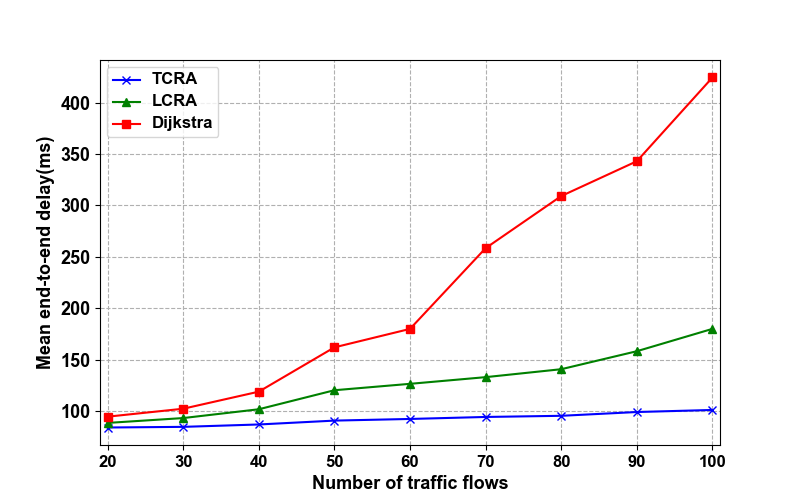

Reproduce this figure in Python.
import numpy as np
import matplotlib.pyplot as plt

plt.rcParams['font.sans-serif'] = ['Arial']  # 如果要显示中文字体,则在此处设为：SimHei
plt.rcParams['axes.unicode_minus'] = False  # 显示负号

x = np.array([1, 2, 3, 4, 5, 6, 7, 8, 9])

delay_A = np.array([83.14832513739559, 84.18998341122571, 86.09493378425017, 87.90097260022615, 88.53483198286916, 90.0307558698184, 90.15094431847919, 92.75835863347007, 93.98914278050097])
delay_B = np.array([83.8730084267728, 84.35792407896753, 86.88189456663389, 90.54694217573044, 92.25084781567737, 94.5107786394753, 96.1604531900372, 99.67651038822368, 101.6720880907984])
delay_C = np.array([84.56818119441542, 84.90323666391701, 87.44547431967476, 93.26043372976912, 95.73959493399792, 97.8151031852617, 99.42735542964473, 104.33654532622809, 107.13376728645926])
delay_TCRA = []
for i in range(0, len(delay_A)):
    delay_TCRA.append((delay_A[i] + delay_B[i] + delay_C[i]) / 3)
TCRA = np.array(delay_TCRA)

LCRA = np.array([88.31353951464986, 93.0494070984528, 101.60866173270779, 120.12029076511138, 126.35170871830739, 132.85184597883594, 140.58175784934963, 158.0903420198346, 179.84384137102455])
Dijkstra = np.array([94.38757307200264, 102.12380386399332, 118.72913002920284, 161.83719313228937, 179.79949514504807,258.35864989931218, 309.0693744619886, 342.96208840915784, 424.4298013224683])


# label在图示(legend)中显示。若为数学公式,则最好在字符串前后添加"$"符号
# color：b:blue、g:green、r:red、c:cyan、m:magenta、y:yellow、k:black、w:white、、、
# 线型：-  --   -.  :    ,
# marker：.  ,   o   v    <    *    +    1
plt.figure(figsize=(8, 5))
plt.grid(linestyle="--")  # 设置背景网格线为虚线
ax = plt.gca()
# ax.spines['top'].set_visible(False)  # 去掉上边框
# ax.spines['right'].set_visible(False)  # 去掉右边框


plt.plot(x, TCRA, marker='x', color="blue", label="TCRA", linewidth=1.5)
plt.plot(x, LCRA, marker='^', color="green", label="LCRA", linewidth=1.5)
plt.plot(x, Dijkstra, marker='s', color="red", label="Dijkstra", linewidth=1.5)

group_labels = ['20', '30', '40', '50', '60', '70', '80', '90','100']  # x轴刻度的标识
plt.xticks(x, group_labels, fontsize=12, fontweight='bold')  # 默认字体大小为10
plt.yticks(fontsize=13, fontweight='bold')
# plt.title("example", fontsize=12, fontweight='bold')  # 默认字体大小为12
plt.xlabel("Number of traffic flows", fontsize=13, fontweight='bold')
plt.ylabel("Mean end-to-end delay(ms)", fontsize=13, fontweight='bold')
plt.xlim(0.9, 9.1)  # 设置x轴的范围
# plt.ylim(80, 120)

# plt.legend()          #显示各曲线的图例
plt.legend(loc=0, numpoints=1)
leg = plt.gca().get_legend()
ltext = leg.get_texts()
plt.setp(ltext, fontsize=12, fontweight='bold')  # 设置图例字体的大小和粗细

plt.savefig('./delay_algorithm.png', format='png')  # 建议保存为svg格式,再用inkscape转为矢量图emf后插入word中
plt.show()